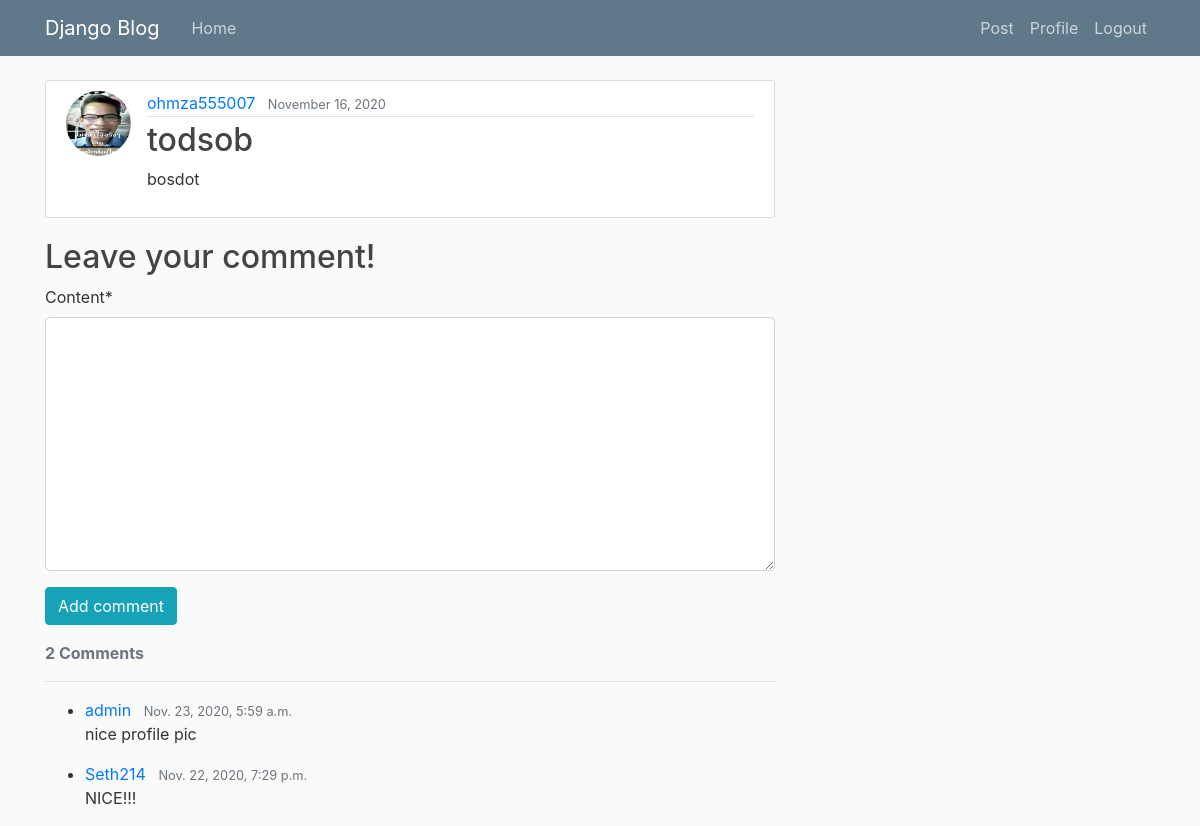
The app's page /post/10/ (signed in) with its own data.
### blog/models.py (models this page shows, shortened)
class Post(models.Model):
    title = models.CharField(max_length = 100)
    content = models.TextField()
    date_posted = models.DateTimeField(default=timezone.now)
    author = models.ForeignKey(User, on_delete = models.CASCADE)
    @property
    def number_of_comments(self):
        return Comment.objects.filter(blogpost_connected=self).count()

class Comment(models.Model):
    blogpost_connected = models.ForeignKey(Post, related_name='comments', on_delete=models.CASCADE)
    author = models.ForeignKey(User, on_delete=models.CASCADE)
    content = models.TextField()
    date_posted = models.DateTimeField(default=timezone.now)

### users/models.py (models this page shows, shortened)
class Profile(models.Model):
    user = models.OneToOneField(User, on_delete=models.CASCADE)
    image = models.ImageField(default='default.jpg', upload_to='profile_pics')

### blog/views.py (the view, shortened to what this page needs)
# urls.py: path('post/<int:pk>/', PostDetailView.as_view(), name='post-detail'),
class PostDetailView(DetailView):
    model = Post
    def get_context_data(self, **kwargs):
        data = super().get_context_data(**kwargs)
        comments_connected = Comment.objects.filter(
            blogpost_connected=self.get_object()).order_by('-date_posted')
        data['comments'] = comments_connected
        if self.request.user.is_authenticated:
            data['comment_form'] = NewCommentForm(instance=self.request.user)
        return data

### blog/forms.py
class NewCommentForm(forms.ModelForm):
    class Meta:
        model = Comment
        fields = ['content']

### blog/templates/blog/post_detail.html (shortened to what this page needs)
{% extends "blog/base.html" %}
{% load crispy_forms_tags %}
{% block content %}
    <article class="media content-section">
    <img class="rounded-circle article-img" src="{{ object.author.profile.image.url }}" >
    <div class="media-body">
        <div class="article-metadata">
        <a class="mr-2" href="{% url 'user-posts' object.author.username %}">{{ object.author }}</a>
        <small class="text-muted">{{ object.date_posted|date:"F d, Y" }}</small>
       </div>
        <h2 class="article-title">{{ object.title }}</h2>
        <p class="article-content">{{ object.content }}</p>
    </div>
    </article>
    <h2 class="mb-2">Leave your comment!</h2>
    <div id="comments_section">
    {% if user.is_authenticated %}
    <form method="POST">
        <div class="form-group">
        {{ comment_form|crispy }}
        <button class="btn btn-info" type="submit">Add comment </button>
        </div>
    </form>
    {% else %}
    <a class="btn btn-outline-info mb-2" href="{% url 'login' %}?next={{request.path}}">Log in to add a comment!</a><br>
    {% endif %}
    {% if comments %}
    <strong class="text-secondary">{{ object.number_of_comments }} Comment{{ object.number_of_comments|pluralize }}</strong>
    <hr>
    <ul>
        {% for comment in comments %}
        <li>
        <div>
            <span>
            <a class="mr-2" href="{% url 'user-posts' comment.author.username %}">{{ comment.author }}</a>
            <small class="text-muted">{{ comment.date_posted }}</small>
            </span>
            <p>
            {{ comment.content|safe }}
            </p>
        </div>
        </li>
        {% endfor %}
    </ul>
    {% else %}
        <strong class="text-secondary">No comments yet...</strong>
    {% endif %}
    </div>
{% endblock content %}

### blog/static/blog/main.css (style rules this page uses)
body { background: #fafafa; color: #333333; margin-top: 5rem; }
h1, h2, h3, h4, h5, h6 { color: #444444; }
ul { margin: 0; }
.content-section { background: #ffffff; padding: 10px 20px; border: 1px solid #dddddd; border-radius: 3px; margin-bottom: 20px; }
.article-title { color: #444444; }
.article-content { white-space: pre-line; }
.article-img { height: 65px; width: 65px; margin-right: 16px; }
.article-metadata { padding-bottom: 1px; margin-bottom: 4px; border-bottom: 1px solid #e3e3e3 }

### records on screen
Post: author.profile.image (placeholder picture), author "ohmza555007", date_posted "November 16, 2020", title "todsob", content "bosdot", number_of_comments "2"
Comment: author "admin", date_posted "Nov. 23, 2020, 5:59 a.m.", content "nice profile pic"
Comment: author "Seth214", date_posted "Nov. 22, 2020, 7:29 p.m.", content "NICE!!!"
